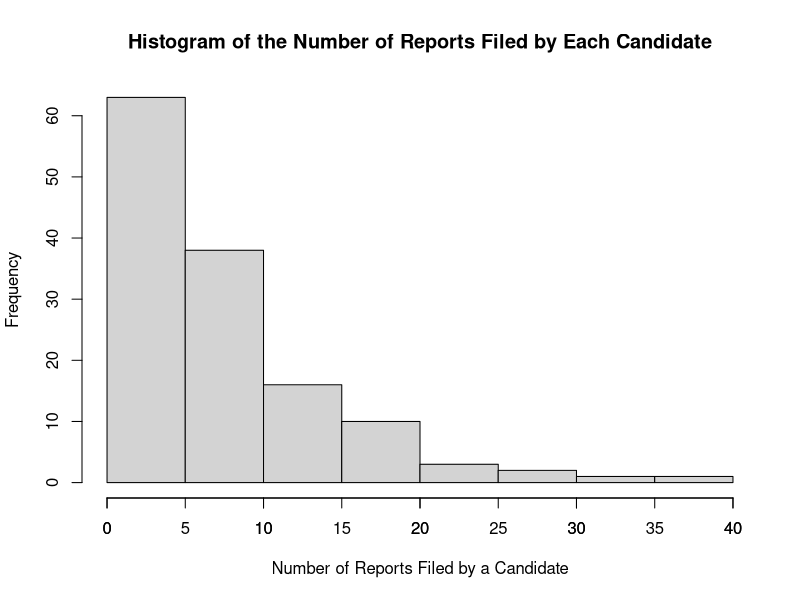
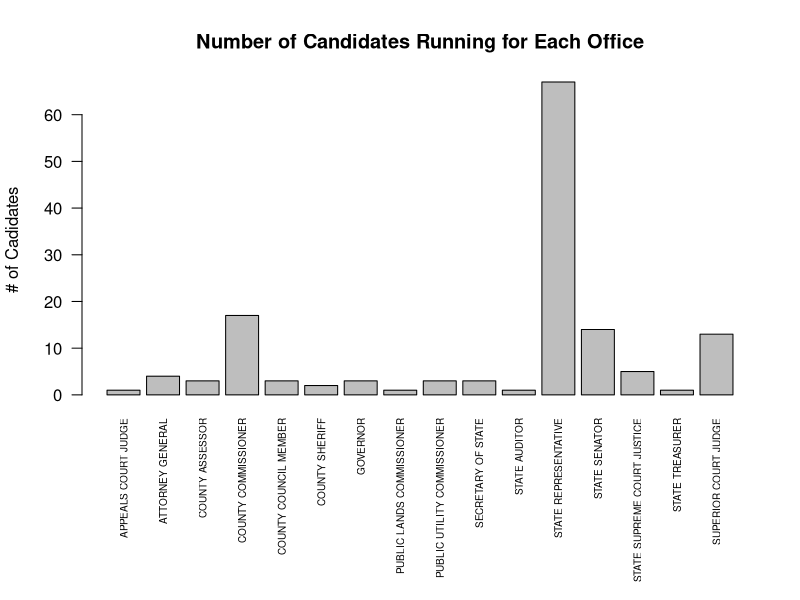
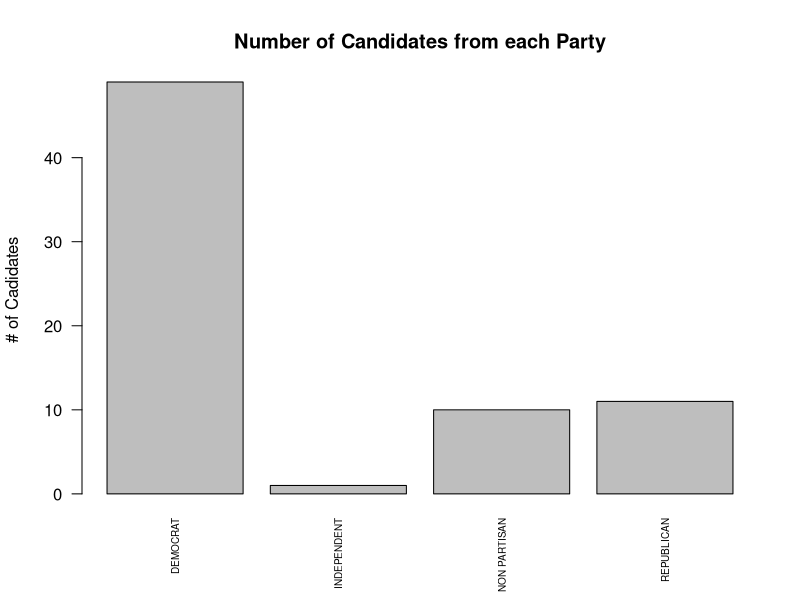
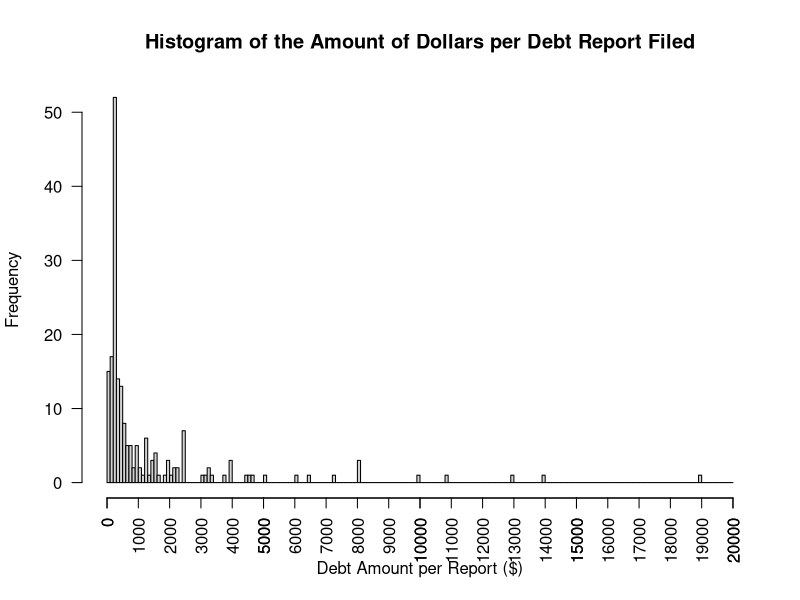
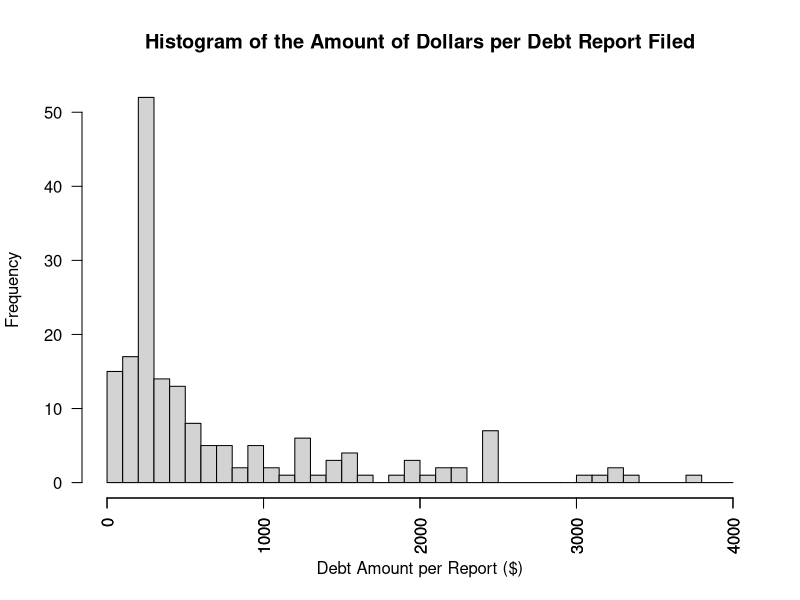
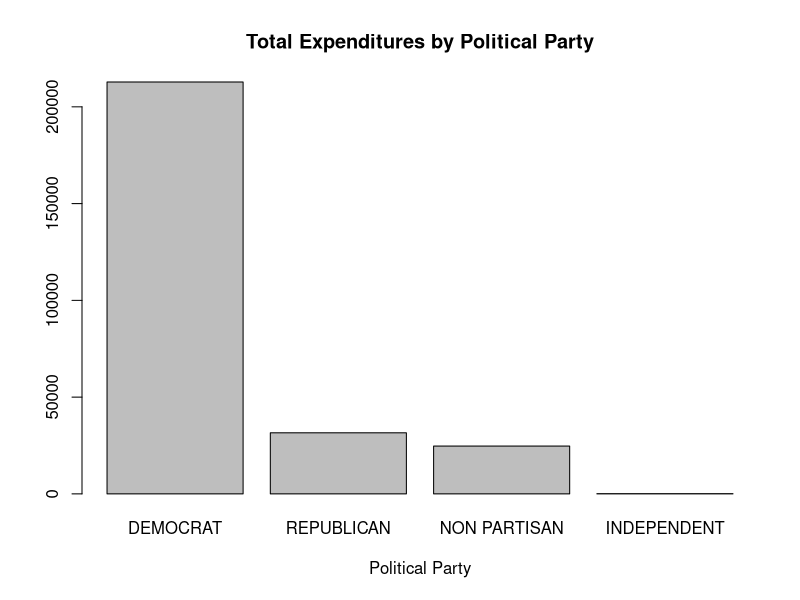
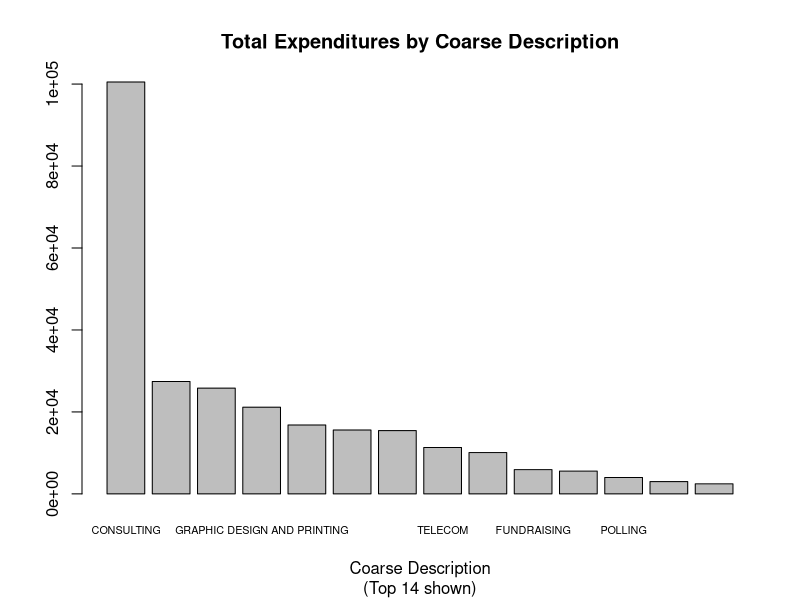
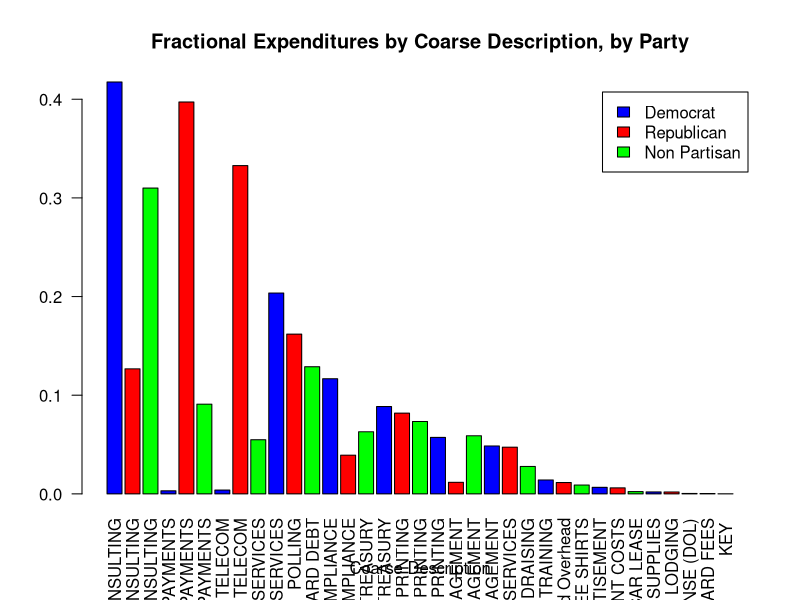

Here is the R script that generated these plots, in order:
## ---- chunk 1
knitr::opts_chunk$set(echo = TRUE)
## ---- chunk 2
DebtRaw = read.csv("../dataset/CandidateDebtDummy.csv", na.strings='#N/A')

# Split off left table
DebtLeft = DebtRaw[, seq(9)]

# Split off right table
DebtRight = DebtRaw[, seq(10, ncol(DebtRaw))]

# Rename DUMMY to office
colnames(DebtRight)[0] <- 'office'

# Keep cases with at least one non-NA entry
DebtRightValid <- DebtRight[rowSums(!is.na(DebtRight)) > 0,]

# Drop duplicates
Debt <- unique(DebtRightValid)
## ---- chunk 3
# Find number of unique reportnumbers
length(unique(DebtLeft$reportnumber))
# Find number of unique cadidate names
length(unique(DebtLeft$filername))
## ---- chunk 4
# Find the number of reports filed by each candidate
RepPerCan <- aggregate(reportnumber ~ filername, DebtLeft, length)
colnames(RepPerCan)[2] <- "NumOfReports"
# Summarize data
summary(RepPerCan$NumOfReports)
## ---- chunk 5
# Show top 5 candidates that filed the most reports
head(RepPerCan[order(RepPerCan$NumOfReports, decreasing = TRUE),],5)
## ---- chunk 6
# How many candidates filed only 1 report?
length(which(RepPerCan$NumOfReports == 1))
## ---- chunk 7
# Show histogram showing distribution of the number of reports filed by each candidate.
hist(RepPerCan$NumOfReports, main = "Histogram of the Number of Reports Filed by Each Candidate",
     xlab = "Number of Reports Filed by a Candidate")
axis(1, at = seq(0,40, by = 5))
## ---- chunk 8
# Remove reportnumber and keep unique rows
Office <- unique(DebtLeft[-1])
# Find length of rows.
length(Office$filerid)
## ---- chunk 9
# Show exmaple of duplicate candidate.
Office[Office$filername == "FROCKT DAVID S",]
## ---- chunk 10
# Create Dataframe showing the number of candidates running for each office
OfficePopularity <- aggregate(filername ~ office, Office, length)
colnames(OfficePopularity)[2] <- "N"

# Show barplot of results
op <- par(mar = c(10,4,4,2) + 0.1)
barplot(OfficePopularity$N, main = "Number of Candidates Running for Each Office", ylab = "# of Cadidates",
      names.arg=OfficePopularity$office, las = 2, cex.names=0.6)
par(op)
## ---- chunk 11
# Only keep Office2, legislativedictrict, position, party, jurisdiction and find unique rows
DebtUnique <- unique(Debt[1:5])
# 
PartyCount <- aggregate(jurisdiction ~ party, DebtUnique, length)
colnames(PartyCount)[2] <- "N"
#
op <- par(mar = c(5,4,4,2) + 0.1)
barplot(PartyCount$N, main = "Number of Candidates from each Party", ylab = "# of Cadidates",
      names.arg=PartyCount$party, las = 2, cex.names=0.6)
par(op)
## ---- chunk 12
summary(Debt$amount)
## ---- chunk 13
hist(Debt$amount, breaks = seq(0, 20000, by = 100) , main = "Histogram of the Amount of Dollars per Debt Report Filed",
     xlab = "Debt Amount per Report ($)", las = 2)
axis(1, at = seq(0, 20000, by = 1000), las = 2)
## ---- chunk 14
filteredAmount <- Debt[(Debt$amount < 4000),]
hist(filteredAmount$amount, breaks = seq(0, 4000, by = 100) , main = "Histogram of the Amount of Dollars per Debt Report Filed",
     xlab = "Debt Amount per Report ($)", las = 2)
axis(1, at = seq(0, 4000, by = 1000), las = 2)
## ---- chunk 15

# sum amount by party
amountbyparty <-aggregate(Debt['amount'], by=list(party=Debt$party), FUN=sum)

#format method, which is necessary for formating in a data.frame   
format.money  <- function(x, ...) {
  paste0("$", formatC(as.numeric(x), format="f", digits=2, big.mark=","))
}
class(amountbyparty$amount) <- c("money",class(amountbyparty$amount))


# sort the list descending, create pareto
amountbyparty <- amountbyparty[order(amountbyparty$amount, decreasing=TRUE),]

# bar plot tutorial https://www.statmethods.net/graphs/bar.html
barplot(amountbyparty$amount, main="Total Expenditures by Political Party", 
  	xlab="Political Party",
  	names.arg=amountbyparty$party,
  	cex.names=1)

## ---- chunk 16
desc_to_coarsedesc = read.csv("../dataset/description_to_coarsedescription.csv", na.strings='#N/A')
# we need to merge coarsedescription into Debt by description
Debt2=merge(Debt,desc_to_coarsedesc[c('description','coarsedescription')])

# Put 0 for position when there is no value
Debt2$position[is.na(Debt2$position)] <- 0
Debt2$legislativedistrict[is.na(Debt2$legislativedistrict)] <- 0

# sum amount by coarsedescription
amountbycoarsedesc <-aggregate(Debt2['amount'], by=list(coarsedescription=Debt2$coarsedescription), FUN=sum)

#format method, which is necessary for formating in a data.frame   
format.money  <- function(x, ...) {
  paste0("$", formatC(as.numeric(x), format="f", digits=2, big.mark=","))
}
class(amountbycoarsedesc$amount) <- c("money",class(amountbycoarsedesc$amount))


# sort the list descending, create pareto
amountbycoarsedesc <- amountbycoarsedesc[order(amountbycoarsedesc$amount, decreasing=TRUE),]
#print(amountbycoarsedesc)

nbars=14
topn=amountbycoarsedesc[1:nbars,]
?barplot
# bar plot tutorial https://www.statmethods.net/graphs/bar.html
barplot(topn$amount, main="Total Expenditures by Coarse Description",
        sub=paste(c("(Top", nbars, "shown)"), collapse = " "),
  	xlab="Coarse Description",
  	names.arg=topn$coarsedescription,
  	cex.names=0.65)

# Maybe I should make a function for bar charts, since I will be making many of them.

## ---- chunk 17

# Rename "subject" column to "N"
names(amountbyparty)[names(amountbyparty)=="amount"] <- "totalamountbyparty"

#rollup debt2 by coarsedesc and party
expense_by_coarsedesc_by_party <-aggregate(Debt2['amount'],                                         by=list(coarsedescription=Debt2$coarsedescription, party=Debt2$party), FUN=sum)


#merge totalamount into expense_by_coarsedesc_by_party
frac_by_coarsedesc_by_party <- merge(expense_by_coarsedesc_by_party,amountbyparty)
# compute fraction
frac_by_coarsedesc_by_party$fractionofpartytotal <- frac_by_coarsedesc_by_party$amount / frac_by_coarsedesc_by_party$totalamountbyparty

# drop independents
frac_by_coarsedesc_by_party <- frac_by_coarsedesc_by_party[frac_by_coarsedesc_by_party$party != "INDEPENDENT", ]

# get max frac by coarsedescription (across parties)
maxfrac_by_coarsedesc <-aggregate(frac_by_coarsedesc_by_party['fractionofpartytotal'],
                                           by=list(coarsedescription=frac_by_coarsedesc_by_party$coarsedescription), FUN=max)

# Rename "fractionofpartytotal" column to "maxfracofpartytotal"
names(maxfrac_by_coarsedesc)[names(maxfrac_by_coarsedesc)=="fractionofpartytotal"] <- "maxfracofpartytotal"

#merge maxfrac into frac_by_coarsedesc_by_party
frac_by_coarsedesc_by_party2=merge(frac_by_coarsedesc_by_party,maxfrac_by_coarsedesc)


# assign part number to put nonpartisan last
frac_by_coarsedesc_by_party2$partynumber<-ifelse(frac_by_coarsedesc_by_party2$party=="DEMOCRAT",1,
		ifelse(frac_by_coarsedesc_by_party2$party=="REPUBLICAN",2,3
		))

#Now, sort the df by maxfracofpartytotal desc, then by partynumber
frac_by_coarsedesc_by_party2 <- frac_by_coarsedesc_by_party2[order(-frac_by_coarsedesc_by_party2$maxfracofpartytotal,
                                                                   frac_by_coarsedesc_by_party2$partynumber),]

# Now we can finally make a grouped pareto!
frac_by_coarsedesc_by_party2$barlabels <- ""
frac_by_coarsedesc_by_party2$barlabels <- frac_by_coarsedesc_by_party2$barlabels <-

  
# Trick Make labels which are non blank only when row mod 3 =2
x<-1:nrow(frac_by_coarsedesc_by_party2)
y <- x%%3==2

cd=frac_by_coarsedesc_by_party2$coarsedescription
frac_by_coarsedesc_by_party2$barlabels <- with(frac_by_coarsedesc_by_party2, ifelse(y,cd,"" ) )

cd <- frac_by_coarsedesc_by_party2$coarsedescription
frac_by_coarsedesc_by_party2$barlabels <- ifelse(y,frac_by_coarsedesc_by_party2$coarsedescription,"" )


# now make a sidebyside bar chart
barplot(frac_by_coarsedesc_by_party2$fractionofpartytotal, main="Fractional Expenditures by Coarse Description, by Party",
        xlab="Coarse Description", col=c("blue","red","green"),
        legend = c("Democrat","Republican","Non Partisan"), beside=TRUE, names.arg=frac_by_coarsedesc_by_party2$coarsedescription, las=2)

## ---- chunk 18
# get sum of amount by DUMMY
#sumbyoffice <- aggregate(Debt2['amount'],
#by=list(office=Debt2$DUMMY), FUN=sum)

# get sum(amount) and n rows by unique value of DUMMY, legislativedistrict, position, and party,
# and jurisdictiontype (in case I summarize by that later).
sumbycand <- aggregate(Debt2['amount'],
by=list(office=Debt2$DUMMY, legislativedistrict=Debt2$legislativedistrict, position=Debt2$position, party=Debt2$party, jurisdictiontype=Debt2$jurisdictiontype), FUN=sum)


# now sum the amounts in sumbycand and count rows by office
sumbyoffice <- aggregate(sumbycand['amount'], by=list(office=sumbycand$office), FUN=sum)
countbyoffice <- aggregate(sumbycand['position'], by=list(office=sumbycand$office), FUN=length)

# Rename cols
names(sumbyoffice)[names(sumbyoffice)=="amount"] <- "totalamount"
names(countbyoffice)[names(countbyoffice)=="position"] <- "ncandidates"

# merge the sum and count data
amountperjob <- merge(sumbyoffice,countbyoffice)
amountperjob$mean_amount <- amountperjob$totalamount / amountperjob$ncandidates

# sort by mean_amount desc
# sort the list descending, create pareto
amountperjob <- amountperjob[order(amountperjob$mean_amount, decreasing=TRUE),]

# bar plot tutorial https://www.statmethods.net/graphs/bar.html
barplot(amountperjob$mean_amount, main="Expenditure per Candidate by Office", 
  	xlab="Office",
  	names.arg=amountperjob$office,
  	cex.names=1, las=2)


## ---- chunk 19

?boxplot
# Expenditure amounts by jurisdictiontype
boxplot(amount~jurisdictiontype,data=Debt2, main="Transaction Dollar Amounts by Jurisdiction Type", 
  	xlab="Jurisdiction Type", ylab="Amount in Dollars", varwidth=T)

## ---- chunk 20
# Time component

## ---- chunk 21
# Time component

# Copy Debt2 to Debt3
Debt3 <- Debt2

# Create dummy variable, TREASURY
Debt3$Treasury<-ifelse(Debt3$coarsedescription=="TREASURY",1,0)


" HERE I AM END OF EVENING 24MAY2018.  I would like to 
know how to perform multiple aggregations on multiple variables in R.

I have thrudate, amount, and Treasury.  I need sum, count, and mean of amount and mean of Treasury by thrudate

"

# Now get sum, count, and mean of amount and mean of Treasury by thrudate
#timestats=aggregate(Debt3$amount, function(x) {
# c(sum=sum(x), count=length(x), mean=mean(x))}, by=list(thrudate=Debt3$thrudate))

#timestats <- aggregate(. ~thrudate, data = Debt3[c("thrudate", "amount")], FUN = function(x) c(sm=sum(x), ave = #mean(x), n = length(x) ) )



# sum amount by party
#amountbyparty <-aggregate(Debt['amount'], by=list(party=Debt$party), FUN=sum)




#merge(aggregate(z~y, data[data$x==1,], function(x) {
# c(mean=mean(x, na.rm=TRUE), quantile(x, na.rm=TRUE))
#}), list(y=unique(data$y)), all=TRUE)

#plot(duration, waiting,            # plot the variables 
#+   xlab="Eruption duration",        # x−axis label 
#+   ylab="Time waited")              # y−axis label
